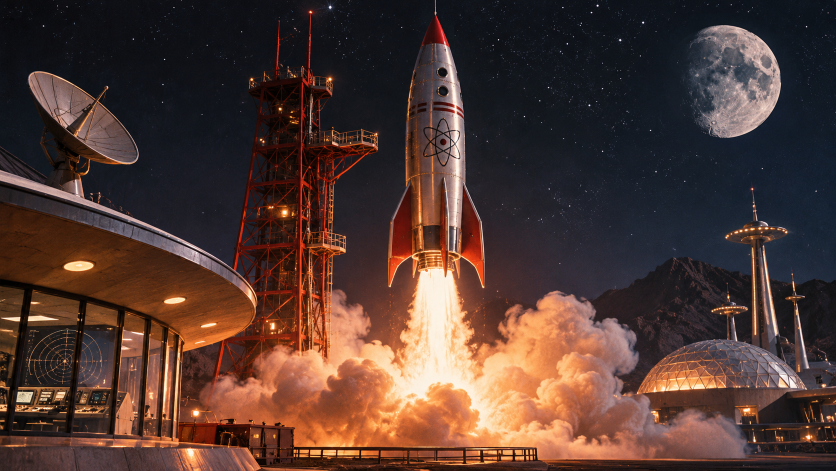
#> input picture biblioteca/fondos/cuatro/01.png, 1672 x 941 px (shown at 1/2 size)
$ python -i resena.py   (imports and definitions only)
#> lines starting #> are read from the running program, lines starting #| are printed output that depends on the picture; after the words box and inside, x2 and y2 are one past the last pixel; in counts of white or black regions, pixels touching at a corner belong together
### generador.py
#!/usr/bin/env python3
"""Generador de videos Guerra de Peludos.
Uso:  python3 generador.py guion.json salida.mp4
Lee el guion (ver README.md); "marca" elige la página (carpeta marcas/), genera la voz latina, la música, los efectos,
anima al Bulldog y al gato y entrega un MP4 vertical 1080x1920 listo para Reels/TikTok.
"""
import json, math, os, subprocess, sys, tempfile, wave
from functools import lru_cache
import numpy as np, soundfile as sf
from PIL import Image, ImageDraw, ImageFont, ImageFilter

KIT = os.path.dirname(os.path.abspath(__file__))
MARCA_DIR = os.path.join(KIT, "marcas", "guerra-de-peludos")
A = lambda f: os.path.join(MARCA_DIR, f)
BRAND = {}
W, H, FPS = 1080, 1920, 30
SR = 22050
VOICE = os.environ.get("VOICE", os.path.join(KIT, "voz", "es_MX-claude-high.onnx"))

def font_path(name):
#> called with name = 'Poppins-Bold'
    for p in [f"/usr/share/fonts/truetype/google-fonts/{name}.ttf", os.path.join(KIT, "fonts", f"{name}.ttf")]:
        if os.path.exists(p): return p
    return "/usr/share/fonts/truetype/dejavu/DejaVuSans-Bold.ttf"
FB, FM = font_path("Poppins-Bold"), font_path("Poppins-Medium")
F = lambda s: ImageFont.truetype(FB, s)
FR = lambda s: ImageFont.truetype(FM if os.path.exists(FM) else FB, s)

TEAM = {}
CHAR = {}
# [11 lines left out: function load_brand, not called in this run]
WHITE, DARK = (255, 255, 255), (18, 16, 28)

# ------------------------------------------------------------------ helpers
def clamp(x, a=0.0, b=1.0): return max(a, min(b, x))
def ease_out(t): t = clamp(t); return 1 - (1 - t) ** 3
def ease_back(t):
    t = clamp(t); c1 = 1.70158; c3 = c1 + 1
    return 1 + c3 * (t - 1) ** 3 + c1 * (t - 1) ** 2
def prog(t, s, d): return clamp((t - s) / d)

# [35 lines left out: functions gradient, paw, star, wrap, text_layer, not called in this run]

def fit_size(text, size, maxw):
    while size > 30 and ImageDraw.Draw(Image.new("RGBA", (1, 1))).textlength(text, font=F(size)) > maxw: size -= 4
    return size

# [14 lines left out: functions put, pill, not called in this run]

def fade(c, t, dur, d=.25, col=DARK):
    a = ease_out(prog(t, dur - d, d))
    if a > 0: c.alpha_composite(Image.new("RGBA", (W, H), col + (int(255 * a),)))

# ------------------------------------------------------------------ characters (talking + blink)
@lru_cache(maxsize=None)
def _src(kind): return Image.open(A(CHAR[kind]["src"])).convert("RGBA")

# [41 lines left out: function _frame, not called in this run]

@lru_cache(maxsize=None)
def character(kind, size, level=0.0, blink=False):
    return _frame(kind, round(level * 5) / 5, bool(blink)).resize((size, size), Image.LANCZOS)

# ------------------------------------------------------------------ audio
# [106 lines left out: functions tts_engine, sfx, music, not called in this run]

def _add(buf, clip, at):
    i = int(at * SR)
    if i < len(buf): buf[i:i + len(clip)] += clip[:len(buf) - i]

# ------------------------------------------------------------------ build plan from guion
# [419 lines left out: function build, not called in this run]

# [2 lines that do not run on import are left out]

### explicativo/lib.py
import os
"""Biblioteca del estilo EXPLICATIVO (escenas ilustradas en vector, una por frase).
Todo se dibuja a 2x y se reduce (antialias). Coordenadas siempre en el lienzo final 1080x1920."""
import math, random
from functools import lru_cache
from PIL import Image, ImageDraw, ImageFilter, ImageFont

HORIZONTAL = os.environ.get("FORMATO") == "horizontal"
W, H, SS = (1920, 1080, 2) if HORIZONTAL else (1080, 1920, 2)
def Y(v): return 180 + (v - 500) * .74 if HORIZONTAL else v       # mapea coordenadas pensadas en vertical
def X(v): return 960 + (v - 540) * 1.35 if HORIZONTAL else v
KS = .74 if HORIZONTAL else 1.
FB = "/usr/share/fonts/truetype/google-fonts/Poppins-Bold.ttf"
FM = "/usr/share/fonts/truetype/google-fonts/Poppins-Medium.ttf"
def F(s): return ImageFont.truetype(FB, s)
def FMd(s): return ImageFont.truetype(FM, s)

def clamp(x, a=0., b=1.): return max(a, min(b, x))
def eo(t): t = clamp(t); return 1 - (1 - t) ** 3
def eio(t): t = clamp(t); return 3 * t * t - 2 * t * t * t
def eb(t):
    t = clamp(t); c1 = 1.70158; c3 = c1 + 1
    return 1 + c3 * (t - 1) ** 3 + c1 * (t - 1) ** 2
def pr(t, s, d): return clamp((t - s) / d)
def mix(a, b, k): return tuple(int(a[i] * (1 - k) + b[i] * k) for i in range(len(a)))

# ---------------------------------------------------------------- lienzos
class Hi:
    """Lienzo 2x con helpers en coordenadas finales."""
    def __init__(self, w=W, h=H):
        self.w, self.h = w, h; self.im = Image.new("RGBA", (w * SS, h * SS), (0, 0, 0, 0)); self.d = ImageDraw.Draw(self.im)
    def s(self, v): return v * SS
    def pts(self, p): return [(x * SS, y * SS) for x, y in p]
    def box(self, b): return tuple(v * SS for v in b)
    def ellipse(self, b, **k): self.d.ellipse(self.box(b), **self._k(k))
    def rect(self, b, r=0, **k):
        if r: self.d.rounded_rectangle(self.box(b), int(r * SS), **self._k(k))
        else: self.d.rectangle(self.box(b), **self._k(k))
    def poly(self, p, **k): self.d.polygon(self.pts(p), **self._k(k))
    def line(self, p, **k): self.d.line(self.pts(p), **self._k(k))
    def arc(self, b, a0, a1, **k): self.d.arc(self.box(b), a0, a1, **self._k(k))
    def _k(self, k):
        if "width" in k: k = dict(k, width=int(k["width"] * SS))
        return k
    def paste(self, img, x, y): self.im.alpha_composite(img.resize((img.width * SS, img.height * SS), Image.LANCZOS), (int(x * SS), int(y * SS)))
    def done(self): return self.im.resize((self.w, self.h), Image.LANCZOS)

# [9 lines left out: function vgrad, not called in this run]

def glow(c, x, y, r, color, a=160, blur=None):
    L = Image.new("RGBA", (W, H), (0, 0, 0, 0)); ImageDraw.Draw(L).ellipse((x - r, y - r, x + r, y + r), fill=tuple(color) + (a,))
    c.alpha_composite(L.filter(ImageFilter.GaussianBlur(blur or r * .6)))

# [19 lines left out: functions shadow_of, place, camera, not called in this run]

# ---------------------------------------------------------------- paletas
ATARDECER = [(0, (52, 28, 92)), (.45, (196, 82, 120)), (.62, (252, 160, 96)), (.7, (255, 205, 140)), (1, (60, 30, 70))]
NOCHE = [(0, (10, 12, 34)), (.6, (38, 30, 80)), (1, (14, 12, 30))]
DIA = [(0, (90, 160, 235)), (.6, (170, 215, 250)), (1, (230, 240, 250))]
ESTUDIO = [(0, (24, 22, 44)), (1, (10, 10, 20))]

# ---------------------------------------------------------------- escenarios (estáticos, cacheados)
# [101 lines left out: functions paisaje, sala, laboratorio, persona, cara_humana, perro_perfil and 2 more, not called in this run]

@lru_cache(maxsize=8)
def aro(col=(90, 170, 255)):
    h = Hi(220, 220); h.ellipse((10, 10, 210, 210), outline=col, width=36); return h.done()

# [33 lines left out: functions ondas, cono, burbuja, etiqueta, contador, not called in this run]

# ---------------------------------------------------------------- subtítulos karaoke
ESTILO_SUB = "clasico"
NEON = (57, 255, 20); NEON2 = (255, 46, 166)

# [75 lines left out: functions karaoke, karaoke_line, karaoke_neon, tiempos_palabras, not called in this run]

# ---------------------------------------------------------------- marca (cualquier página)
@lru_cache(maxsize=16)
def marca(nombre):
    """Datos de la página: logo, nombre y colores, desde marcas/<nombre>/marca.json."""
    import os, json
    base = os.path.join(os.path.dirname(os.path.dirname(os.path.abspath(__file__))), "marcas", nombre)
    b = json.load(open(os.path.join(base, "marca.json"), encoding="utf-8"))
    lp = os.path.join(base, "logo.png")
    logo = Image.open(lp).convert("RGBA") if os.path.exists(lp) else None
    g1, g2 = [tuple(x) for x in b.get("glow", [[255, 200, 60], [120, 80, 220]])]
    return dict(nombre=b["nombre"], logo=logo, c1=g1, c2=g2, cta=b.get("cta", "COMENTA · SÍGUENOS"), disclaimer=b.get("disclaimer"))

# [76 lines left out: functions escena_cierre, vineta, niebla, noche_casa, ojo_grande, not called in this run]

def haz_linterna(c, x, y, ang, largo=1200, abertura=9, a=110, col=(255, 220, 140)):
    cono(c, x, y, ang, largo, abertura, col, a); glow(c, x, y, 40, col, 230, 20)

# [45 lines left out: functions cuarto_oscuro, tablas, reloj, libro_antiguo, pulso, not called in this run]


# ================================================================ FORMATO HORIZONTAL (YouTube 1920x1080)
HW, HH = 1920, 1080
_MASK = None
# [17 lines left out: function horizontal, not called in this run]

### explicativo/resena.py
"""Formato RESEÑA de películas (Comics Store): portada, capítulos neón, escenas ilustradas,
opinión con el narrador hablando y calificación con estrellas."""
import os, sys, math, random
HERE = os.path.dirname(os.path.abspath(__file__)); sys.path.insert(0, HERE); sys.path.insert(0, os.path.dirname(HERE))
from PIL import ImageChops, Image, ImageDraw, ImageFilter
from lib import *
from compositor import escena, objeto
import generador as G
import motor

import lib as _lib
class _C:
    @property
    def v(self): return _lib.NEON
    @property
    def r(self): return _lib.NEON2
_c = _C()
# [1 line that did not run here, left out]
# [1 line that did not run here, left out]

# [92 lines left out: functions neon, _grano, _fondo_marca, logo_mini, portada, capitulo and 4 more, not called in this run]

# ================================================================ ANFITRIÓN (imagen con vida: cabeza, boca, luces, humo)
def _humo_tex():
    rnd = random.Random(4); L = Image.new("L", (W, H * 2), 0); d = ImageDraw.Draw(L)
    for _ in range(70):
        x, y, r = rnd.uniform(0, W), rnd.uniform(0, H * 2), rnd.uniform(60, 200); d.ellipse((x - r, y - r * 1.4, x + r, y + r * 1.4), fill=rnd.randint(20, 60))
    return L.filter(ImageFilter.GaussianBlur(50))

class Anfitrion:
    """Imagen del presentador con movimientos sutiles. Coordenadas de la imagen original (1024x1536)."""
    def __init__(self, path, cabeza=(520, 420, 300, 330), boca=(522, 522), vela=(930, 880), lampara=(422, 70), ventana=(700, 0, 1024, 720)):
#> called with path = '../biblioteca/fondos/cuatro/01.png', cabeza = (520, 420, 300, 330), boca = (522, 522), vela = (930, 880), lampara = (422, 70), ventana = (700, 0, 1024, 720)
        self.src = Image.open(path).convert("RGBA"); self.SW, self.SH = self.src.size
#> after `self.SW, self.SH = self.src.size`: self.SW = 1672; self.SH = 941
        self.cab, self.boca, self.vela, self.lamp, self.ven = cabeza, boca, vela, lampara, ventana
        cx, cy, rx, ry = cabeza; m = Image.new("L", self.src.size, 0); ImageDraw.Draw(m).ellipse((cx - rx, cy - ry, cx + rx, cy + ry), fill=255)
#> after `m = Image.new('L', self.src.size, 0)`: m: PIL image 1672x941 L; every value is 0
#> after `ImageDraw.Draw(m).ellipse((cx - rx, cy - ry, cx + rx, cy + ry), fill=2`:
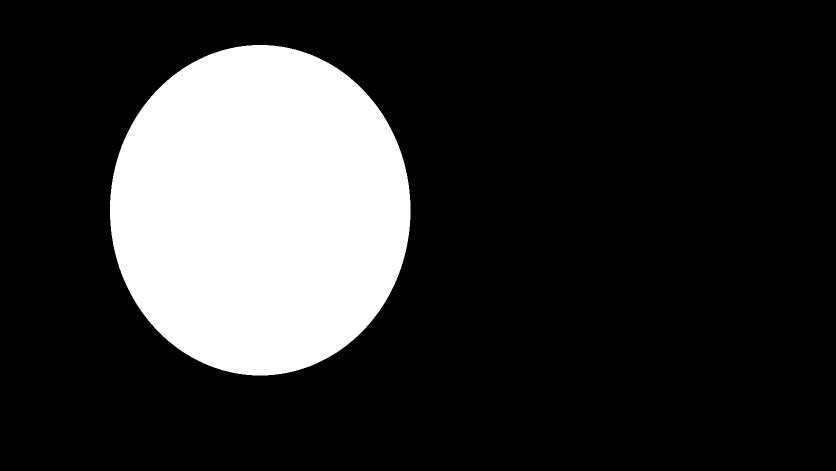
#> m: PIL image 1672x941 L (shown at 1/2 size); 19.8% white; 1 white region, box (x1, y1, x2, y2) and area: (220, 90, 821, 751) 311909
        self.mcab = m.filter(ImageFilter.GaussianBlur(40)); self.humo = _humo_tex()
#> after `self.mcab = m.filter(ImageFilter.GaussianBlur(40))`:
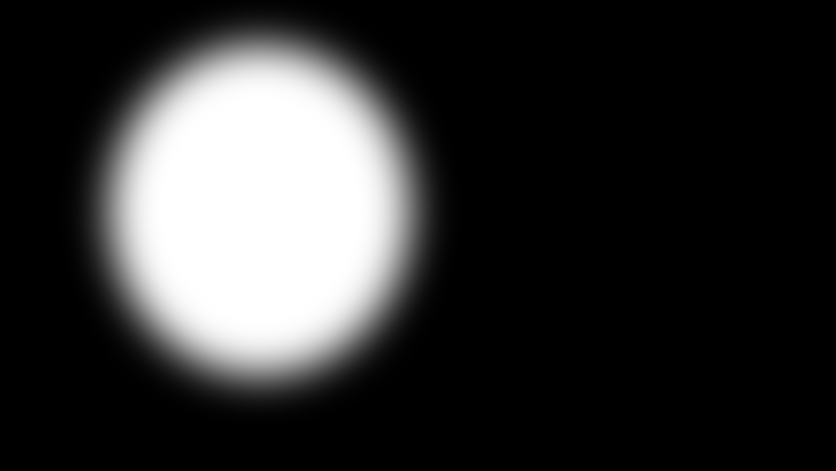
#> self.mcab: PIL image 1672x941 L (shown at 1/2 size); min 0, max 255, mean 50.6
#> in _humo_tex, `L = Image.new('L', (W, H * 2), 0)`: L: PIL image 1080x3840 L; every value is 0
#> in _humo_tex, `return L.filter(ImageFilter.GaussianBlur(50))`:
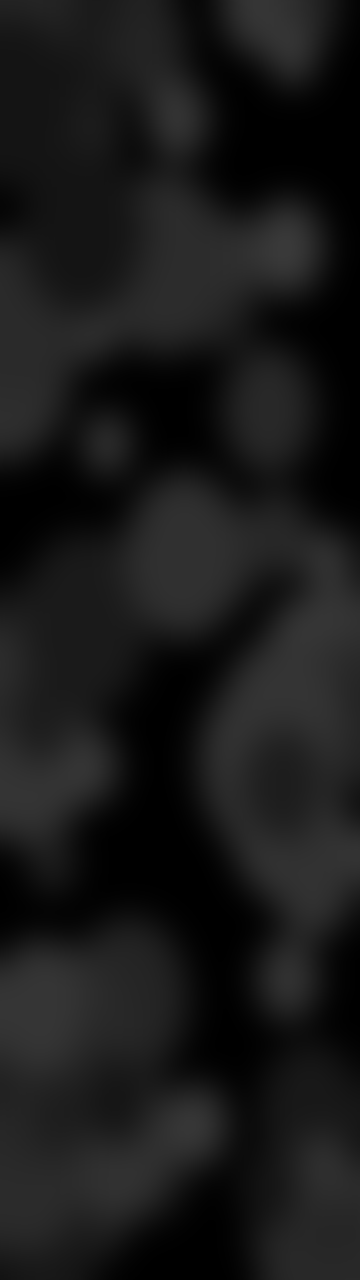
#> returned value: PIL image 1080x3840 L (shown at 1/3 size); min 0, max 57, mean 25.1
    # [33 lines left out: function _frame, not called in this run]
    def escena(self, z0=1.0, z1=1.15, cy=.42, nombre="anf"):
        # [17 lines left out: function f, not called in this run]
        f.__name__ = nombre; return f

# ================================================================ PLANTILLA COMPLETA DE RESEÑA (aprobada con El exorcista)
_ANF = None
_PRESETS = [(1.3, 1.1, .36), (1.1, 1.35, .38), (1.4, 1.15, .4), (1.0, 1.25, .45), (1.15, 1.4, .36), (1.4, 1.1, .45), (1.0, 1.3, .4)]
_CERCA = None
def _video_ok():
    if os.environ.get("NARRADOR_VIDEO", "1") == "0" or not HORIZONTAL: return False
    import narrador_video as NV; return NV.disponible()

# [46 lines left out: functions anfitrion_cerca, anfitrion, resena_completa, not called in this run]


# ================================================================ VERSIONES CORTAS (Facebook/Instagram ~2 min, TikTok 60-90 s)
CTA_YT = "La reseña completa, con todos los secretos del rodaje, está en nuestro canal de YouTube. Síguenos en Comics Store."
# [9 lines left out: function resena_corta, not called in this run]

>>> result = Anfitrion('../biblioteca/fondos/cuatro/01.png').escena()
